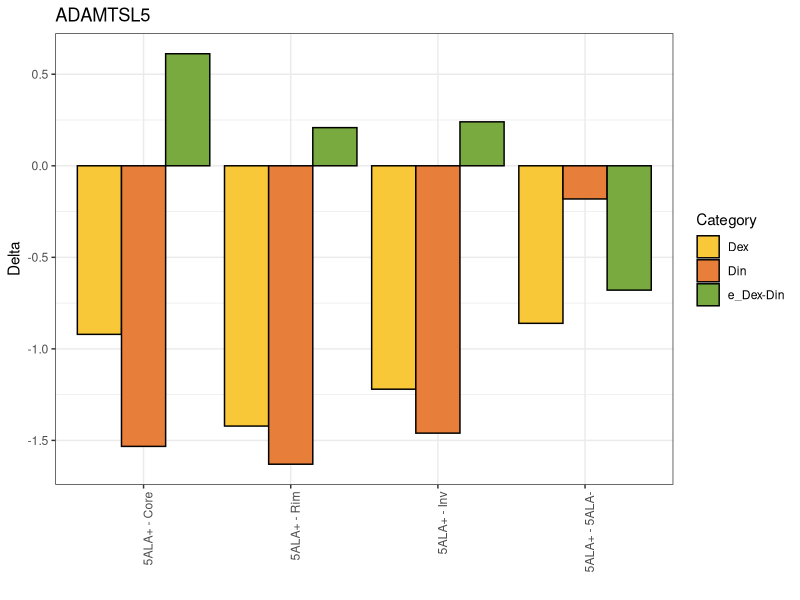
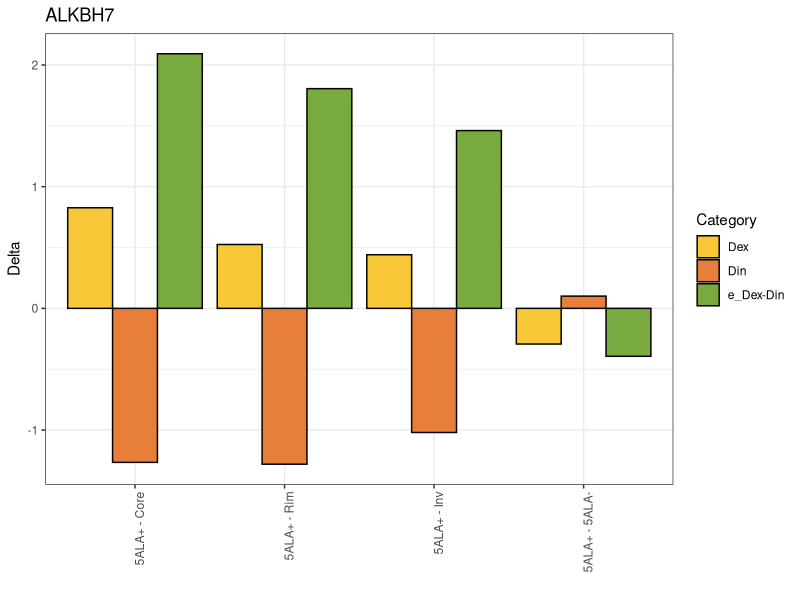
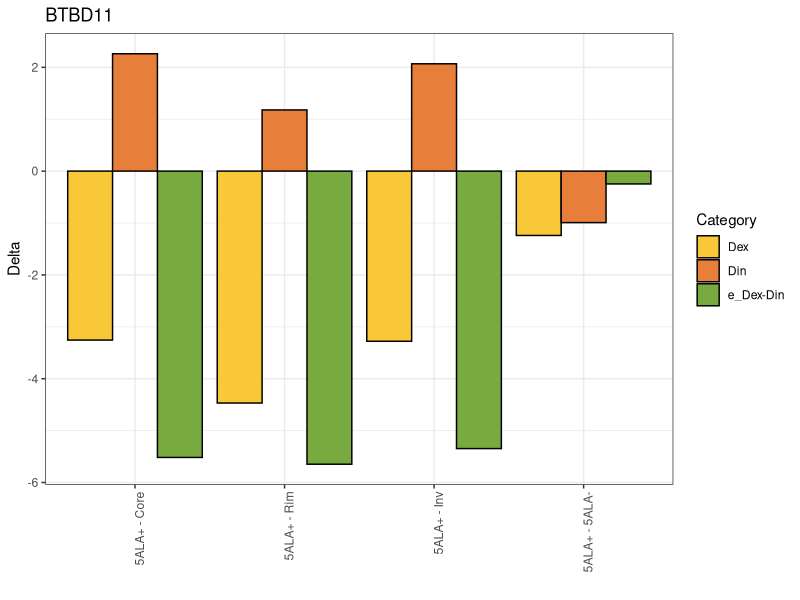
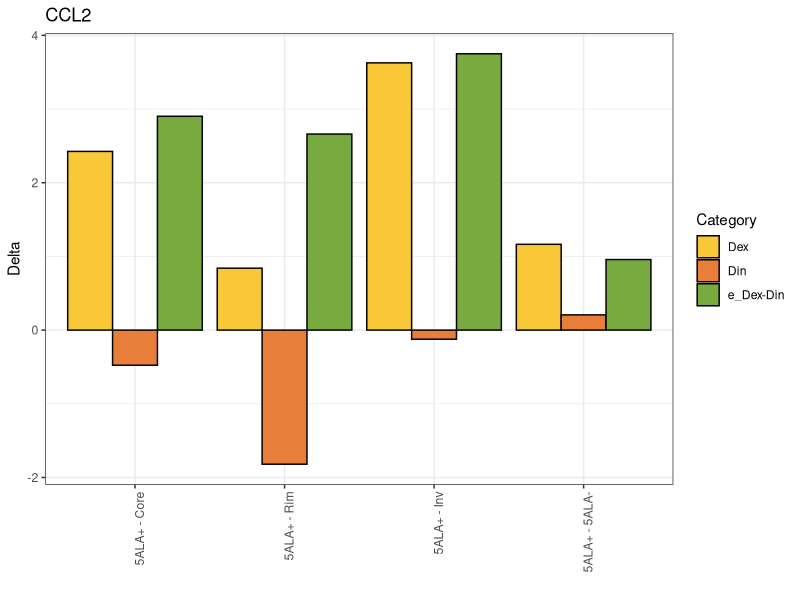
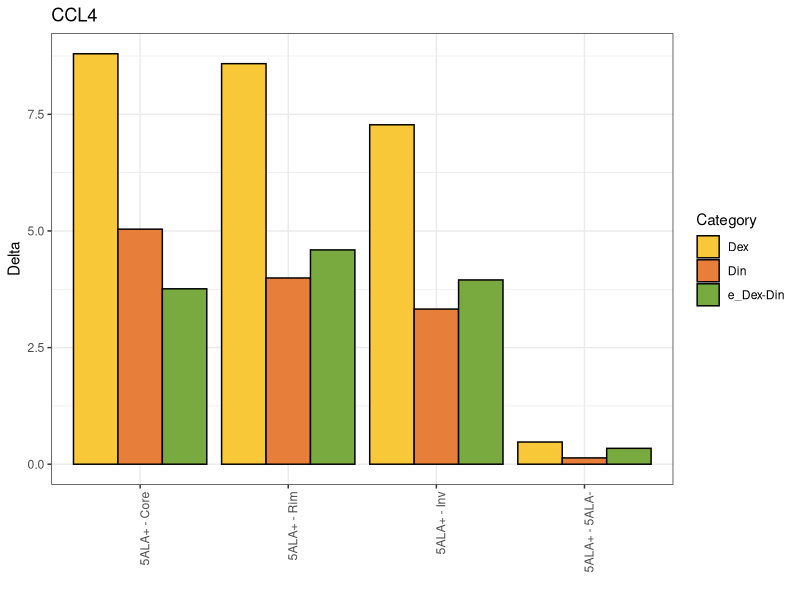
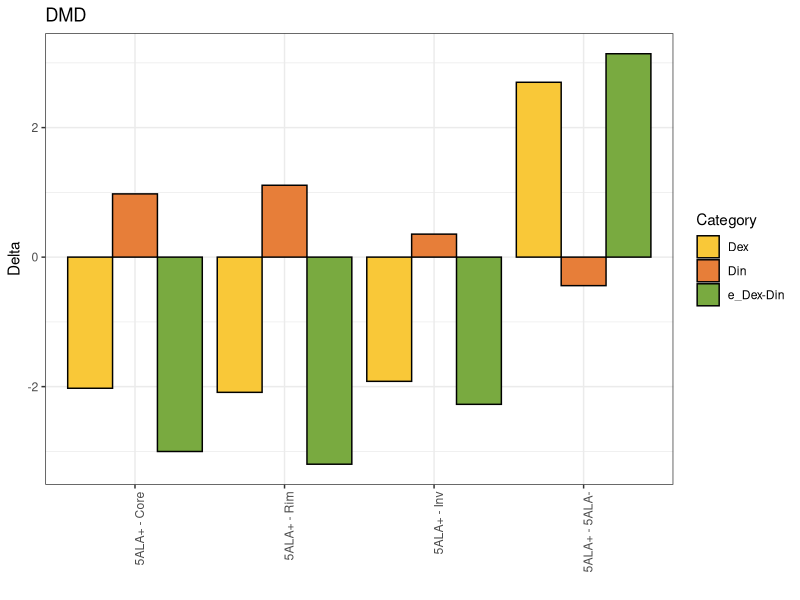
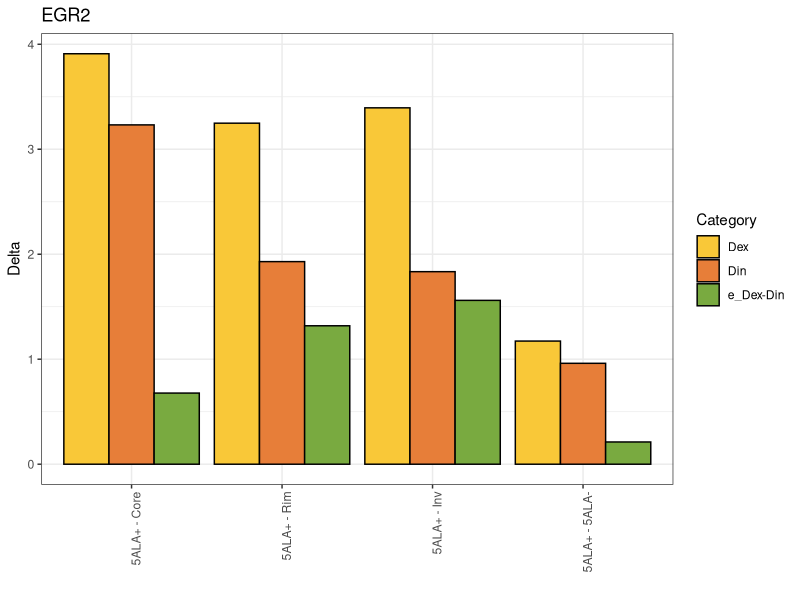
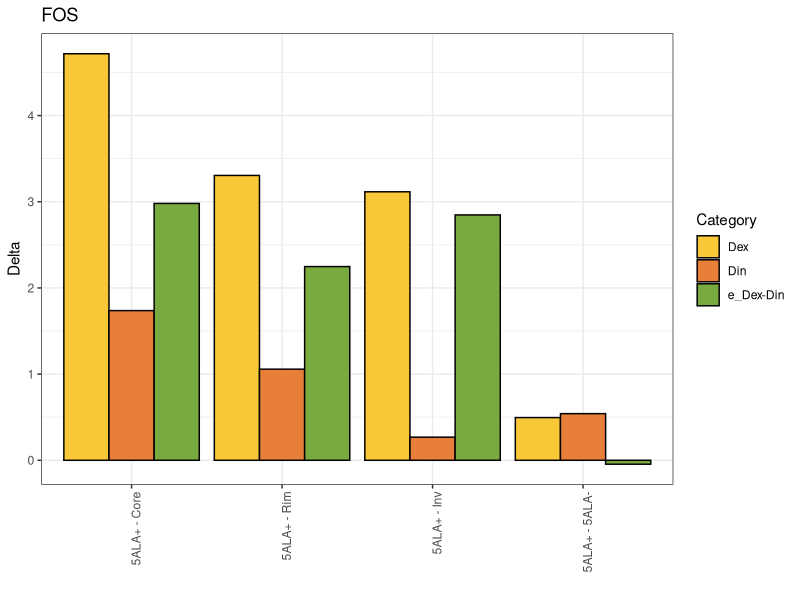

These figures' R source, in order:
setwd('H:/lab data/Glioblastoma/Figures/Codes for github')
library(readxl)
library(ggpubr)
library(ggplot2)
library(ggthemes)

data = read_excel('Sup 6.xlsx')   #data loading
attach(data)
uniq_genes = unique(data$Genes)
level_order <- c('5ALA+ - Core', '5ALA+ - Rim', '5ALA+ - Inv',	'5ALA+ - 5ALA-')

for(i in uniq_genes) {                              
  p = ggplot(data = subset(data, Genes ==i))+
    geom_bar(stat='identity', color ='black',
             position=position_dodge(),
             aes(x = factor(Region, level = level_order), 
                 y = Delta, fill = Category))+ggtitle(i)+
    scale_fill_manual(values = c('#f9c838','#e77e39','#79aa40'))+
    theme_bw() + theme(axis.text.x = element_text(angle = 90, hjust = 1))+
    xlab("")
  
  ggsave(p, file=paste0(i,".pdf"), width = 4, height = 3.5, units = "in")
}



